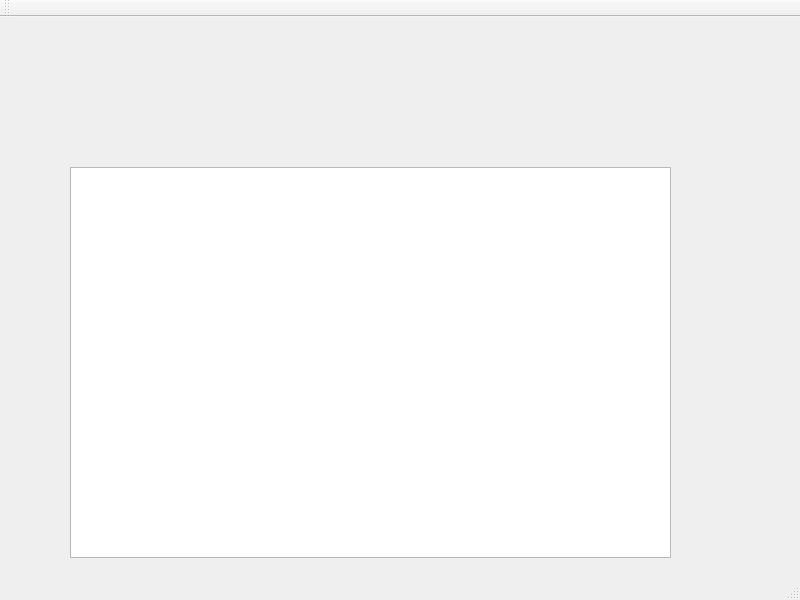
<?xml version="1.0" encoding="UTF-8"?>
<ui version="4.0">
 <class>MainWindow</class>
 <widget class="QMainWindow" name="MainWindow">
  <property name="geometry">
   <rect>
    <x>0</x>
    <y>0</y>
    <width>800</width>
    <height>600</height>
   </rect>
  </property>
  <property name="sizePolicy">
   <sizepolicy hsizetype="Expanding" vsizetype="Expanding">
    <horstretch>0</horstretch>
    <verstretch>0</verstretch>
   </sizepolicy>
  </property>
  <property name="windowTitle">
   <string>FensterKalk</string>
  </property>
  <widget class="QWidget" name="centralWidget">
   <property name="sizePolicy">
    <sizepolicy hsizetype="Expanding" vsizetype="Expanding">
     <horstretch>0</horstretch>
     <verstretch>0</verstretch>
    </sizepolicy>
   </property>
   <widget class="QGraphicsView" name="graphicsView">
    <property name="geometry">
     <rect>
      <x>70</x>
      <y>150</y>
      <width>601</width>
      <height>391</height>
     </rect>
    </property>
   </widget>
  </widget>
  <widget class="QMenuBar" name="menuBar">
   <property name="geometry">
    <rect>
     <x>0</x>
     <y>0</y>
     <width>800</width>
     <height>27</height>
    </rect>
   </property>
  </widget>
  <widget class="QToolBar" name="mainToolBar">
   <attribute name="toolBarArea">
    <enum>TopToolBarArea</enum>
   </attribute>
   <attribute name="toolBarBreak">
    <bool>false</bool>
   </attribute>
  </widget>
  <widget class="QStatusBar" name="statusBar"/>
 </widget>
 <layoutdefault spacing="6" margin="11"/>
 <resources/>
 <connections/>
</ui>
